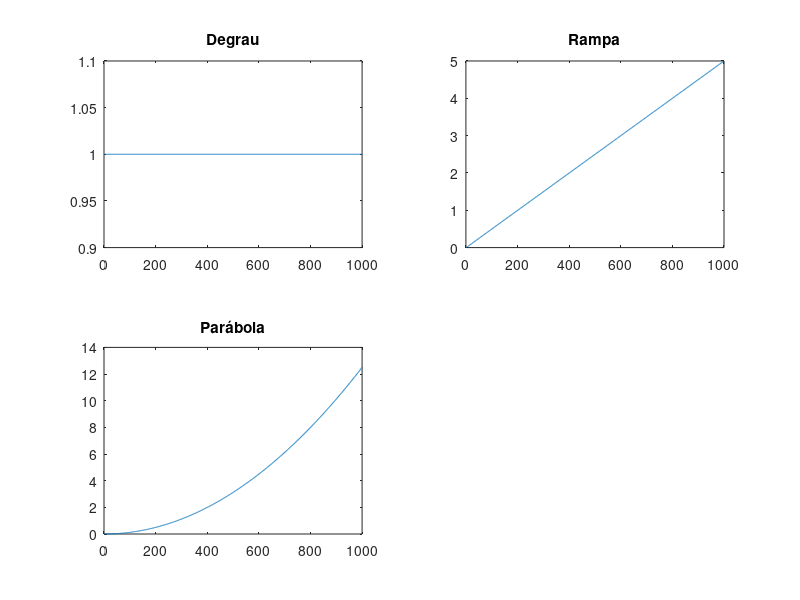
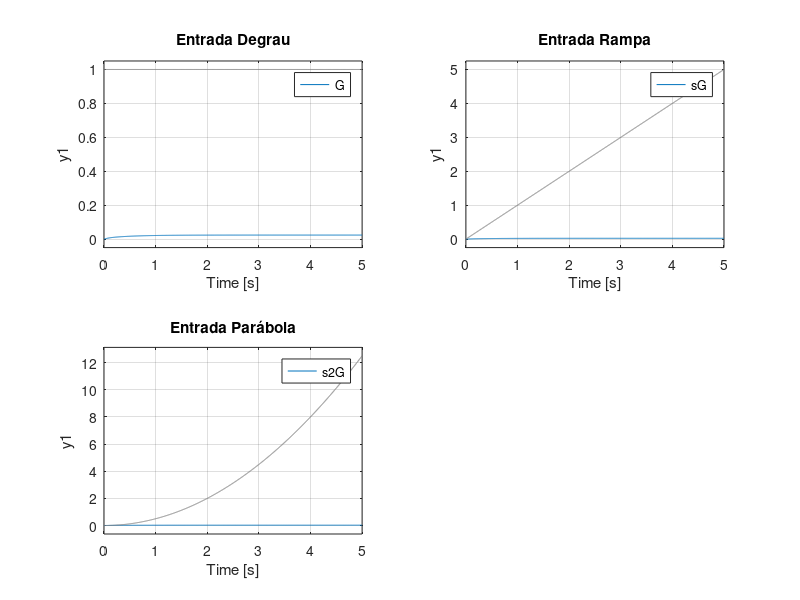
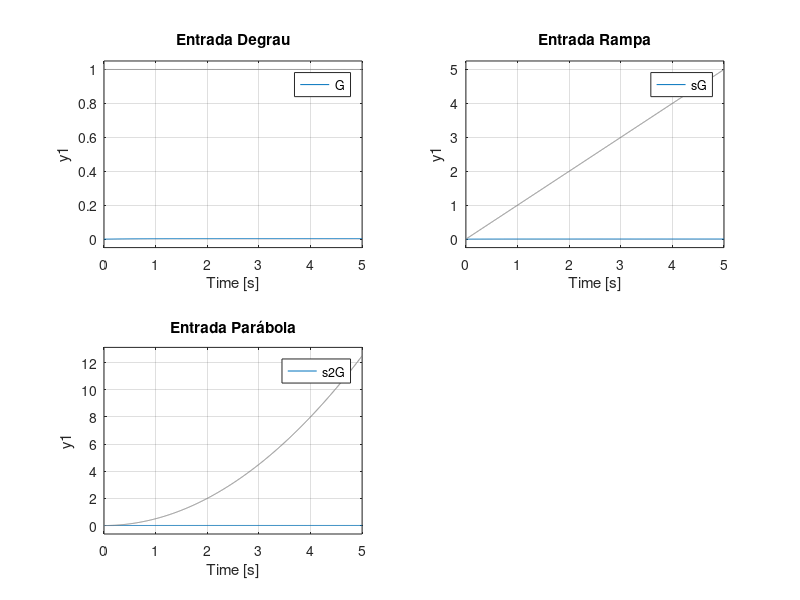

Write the MATLAB code that produced these figures, in order.
%Estratégia - Prob1:
%Verifica estabilidade
%Calcular constantes de erro: Kp,Kv,Ka
%Para cada entrada, obter erros esperados
%Usar lsim para plotar resposta a cada um dos sistemas

%Estratégia-Prob2
%Verificar Estabilidade

clear all;                                                                  %apaga todas as variáveis
close all;                                                                  %fecha todas as figuras
clc;                                                                        %limpa a janela de comando

%Declara e plota o degrau:
degrau = ones(1,1000);
figure
subplot (2,2,1);                                                            
plot(degrau);
title ('Degrau');

%Declara e plota a Rampa:
t = linspace ( 0 , 5,1000);
rampa = t;
subplot (2,2,2);
plot(rampa);
title ('Rampa');

%Declara e plota parábola:
parabola = (t.^2)/2;
subplot (2,2,3);
plot(parabola);
title ('Parábola');


%%%%%%%%       Problema 1

fprintf('----- Problema 1 -----\n');

%Declaração da G(s)
numg=15 * poly([-6]); %Declara numerador de G(s)
deng = poly([-2 -14 -135]); % Define o denominador de G(s).
G=tf(numg,deng);

%Análise Estabilidade
T=feedback(G,1); %Verifica Estabilidade
polos = pole(T); % Calcula os polos em malha fechada.

%Exibe os pólos em malha fechada
for i = 1: size(polos,1) %para cada linha do vetor
    fprintf('Os pólos em malha fechada são: %.2f.\n',polos(i));
end

%Análise Degrau
Kp=dcgain(G); % Calcula Kp
erroDegrau = 1/(1+Kp);
figure
subplot (2,2,1); 
lsim(G,degrau,t)
title ('Entrada Degrau');


%Análise Rampa

numSg=conv ([1 0],numg); % Define o numerador de sG(s).
sG=tf (numSg,deng); % Cria sG(s).
sG=minreal (sG); % Cancela 's' em comum no numerador
Kv=dcgain(sG); % Calcula Kv=sG(s)
erroRampa=1/Kv; % Calcula o erro em regime permanente Kv
subplot (2,2,2); 
lsim(sG,rampa,t)
title ('Entrada Rampa');

%Análise Parabola

nums2g=conv ([1 0 0],numg); % Define o numerador de s^2G(s).
s2G=tf (nums2g,deng); % Cria s^2G(s).
s2G=minreal (s2G); % Cancela 's' em comum no numerador
Ka=dcgain(s2G); % Calcula Ka=s^2G(s) para s=0.
erroParabola=1/Ka; % Calcula o erro em regime permanente
subplot (2,2,3); 
lsim(s2G,parabola,t)
title ('Entrada Parábola');

fprintf('Kp = %.2f Kv = %.2f Ka = %.2f \n',Kp,Kv,Ka);
fprintf('Ep = %.2f Ev = %.2f Ea = %.2f \n',erroDegrau,erroRampa,erroParabola);

disp('Programa Pausado. Faça análise do problema 1 e aperte alguma tecla\n') 
pause;

clear all;                       %apaga todas as variáveis
close all;                       %fecha todas as figuras
clc;                             %limpa a janela de comando

%%%%%%%%       Problema 2

fprintf('----- Problema 2 -----\n');
numg= 13.2857; %Declara numerador de G(s)
deng = poly([-2 -14 -135]); % Define o denominador de G(s).
G=tf(numg,deng);
T=feedback(G,1); %Verifica Estabilidade
polos = pole(T); % Calcula os polos em malha fechada.

%Exibe os pólos em malha fechada
for i = 1: size(polos,1) %para cada linha do vetor
    fprintf('Os pólos em malha fechada são: %.2f.\n',polos(i));
end

% Declara degrau, rampa e parabola

degrau = ones(1,1000);
t = linspace ( 0 , 5,1000);
rampa = t;
parabola = (t.^2)/2;

%Análise Degrau
Kp=dcgain(G); % Calcula Kp
erroDegrau = 1/(1+Kp);
figure
subplot (2,2,1); 
lsim(G,degrau,t)
title ('Entrada Degrau');

%Análise Rampa

numSg=conv ([1 0],numg); % Define o numerador de sG(s).
sG=tf (numSg,deng); % Cria sG(s).
sG=minreal (sG); % Cancela 's' em comum no numerador
Kv=dcgain(sG); % Calcula Kv=sG(s)
erroRampa=1/Kv; % Calcula o erro em regime permanente Kv
subplot (2,2,2); 
lsim(sG,rampa,t)
title ('Entrada Rampa');

%Análise Parabola

nums2g=conv ([1 0 0],numg); % Define o numerador de s^2G(s).
s2G=tf (nums2g,deng); % Cria s^2G(s).
s2G=minreal (s2G); % Cancela 's' em comum no numerador
Ka=dcgain(s2G); % Calcula Ka=s^2G(s) para s=0.
erroParabola=1/Ka; % Calcula o erro em regime permanente
subplot (2,2,3); 
lsim(s2G,parabola,t)
title ('Entrada Parábola');

fprintf('Kp = %.2f Kv = %.2f Ka = %.2f \n',Kp,Kv,Ka);
fprintf('Ep = %.2f Ev = %.2f Ea = %.2f \n',erroDegrau,erroRampa,erroParabola);

